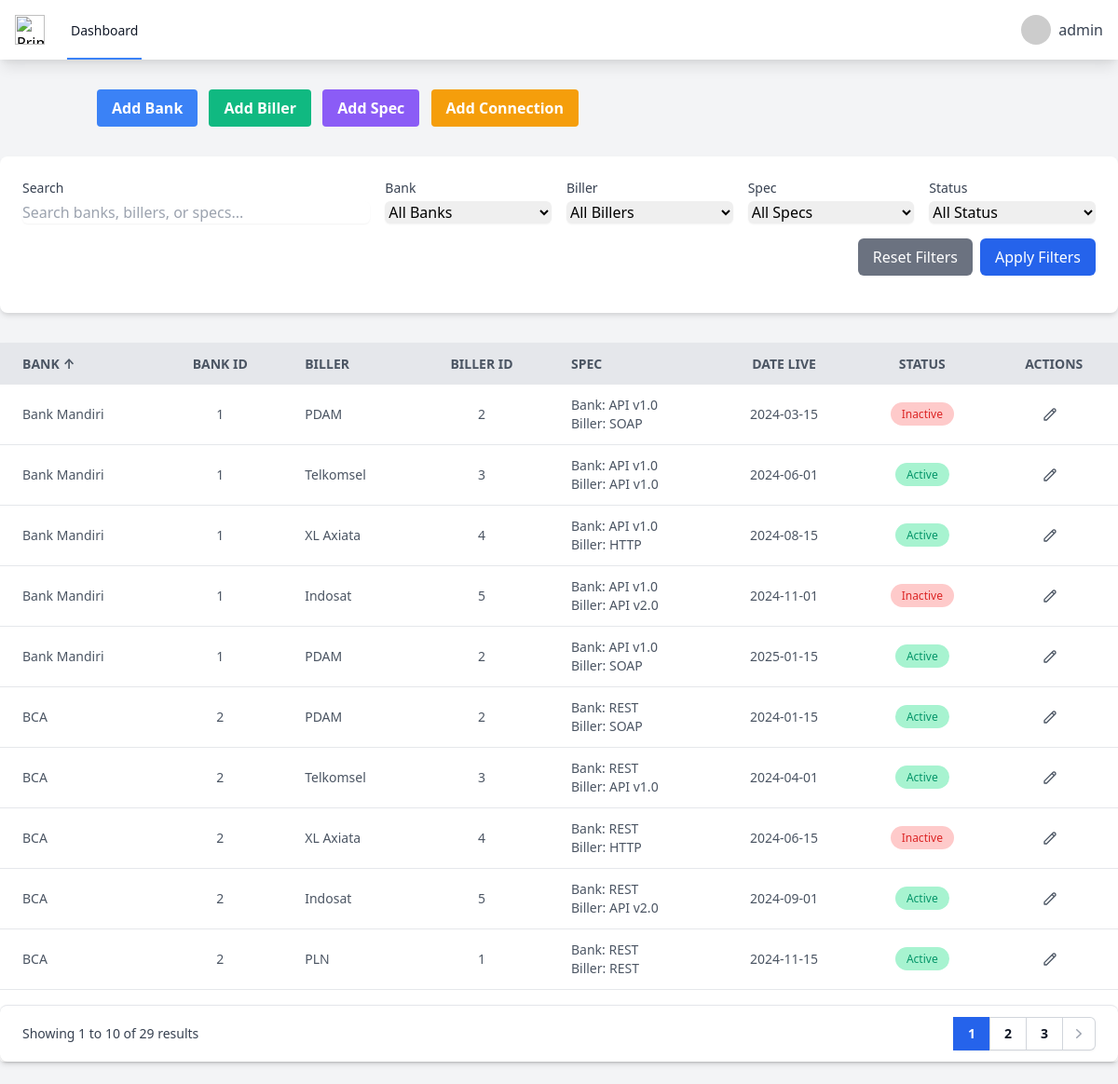
The page / (signed in) on the database its author committed.
### tables this page shows
CREATE TABLE `prima_data` (
    `id` int(11) NOT NULL AUTO_INCREMENT,
    `bank_id` int(11) NOT NULL,
    `biller_id` int(11) NOT NULL,
    `bank_spec_id` int(11) NOT NULL,
    `biller_spec_id` int(11) NOT NULL,
    `date_live` date NOT NULL,
    `status` enum('active','inactive') NOT NULL DEFAULT 'active',
    `notes` TEXT DEFAULT NULL,
    `created_by` INT NOT NULL,
    `updated_by` INT NOT NULL,
    `created_at` TIMESTAMP DEFAULT CURRENT_TIMESTAMP,
    `updated_at` TIMESTAMP DEFAULT CURRENT_TIMESTAMP ON UPDATE CURRENT_TIMESTAMP,
    PRIMARY KEY (`id`),
    FOREIGN KEY (bank_id) REFERENCES banks(id),
    FOREIGN KEY (biller_id) REFERENCES billers(id),
    FOREIGN KEY (bank_spec_id) REFERENCES specs(id),
    FOREIGN KEY (biller_spec_id) REFERENCES specs(id),
    FOREIGN KEY (created_by) REFERENCES users(id),
    FOREIGN KEY (updated_by) REFERENCES users(id)
);

CREATE TABLE `banks` (
    `id` int(11) NOT NULL AUTO_INCREMENT,
    `name` varchar(255) NOT NULL,
    `spec_id` INT NOT NULL,
    `created_by` INT NOT NULL,
    `created_at` TIMESTAMP DEFAULT CURRENT_TIMESTAMP,
    PRIMARY KEY (`id`),
    FOREIGN KEY (spec_id) REFERENCES specs(id),
    FOREIGN KEY (created_by) REFERENCES users(id)
);

CREATE TABLE `billers` (
    `id` int(11) NOT NULL AUTO_INCREMENT,
    `name` varchar(255) NOT NULL,
    `spec_id` INT NOT NULL,
    `created_by` INT NOT NULL,
    `created_at` TIMESTAMP DEFAULT CURRENT_TIMESTAMP,
    PRIMARY KEY (`id`),
    FOREIGN KEY (spec_id) REFERENCES specs(id),
    FOREIGN KEY (created_by) REFERENCES users(id)
);

CREATE TABLE `specs` (
    `id` int(11) NOT NULL AUTO_INCREMENT,
    `name` varchar(255) NOT NULL,
    `created_by` INT NOT NULL,
    `created_at` TIMESTAMP DEFAULT CURRENT_TIMESTAMP,
    PRIMARY KEY (`id`),
    FOREIGN KEY (created_by) REFERENCES users(id)
);

### includes/functions.php (called while the page is built, shortened)
<?php
function is_admin() {
    return isset($_SESSION['user_role']) && $_SESSION['user_role'] === 'admin';
}

### public/index.php (the view, shortened to what this page needs)
<?php
require_once '../includes/functions.php';
include '../includes/nav.php';
$database = new Database();
$pdo = $database->getConnection();
$is_admin = is_admin();
$search = isset($_GET['search']) ? $_GET['search'] : '';
$sort_by = isset($_GET['sort_by']) ? $_GET['sort_by'] : 'bank';
$sort = isset($_GET['sort']) ? strtolower($_GET['sort']) : 'asc';
$sort_columns = [
    'bank' => 'b.name',
    'biller' => 'bl.name',
    'spec' => 'bs.name',
    'date_live' => 'pd.date_live',
    'status' => 'pd.status'
];
$sort_column = $sort_columns[$sort_by] ?? 'b.name';
$items_per_page = 10;
$current_page = isset($_GET['page']) ? (int)$_GET['page'] : 1;
$offset = ($current_page - 1) * $items_per_page;
$sql = "SELECT pd.*,
        b.id as bank_id,
        b.name as bank_name,
        bl.id as biller_id,
        bl.name as biller_name,
        bs.name as bank_spec_name,
        bls.name as biller_spec_name,
        u.username as created_by_user,
        pd.status,
        pd.date_live
        FROM prima_data pd
        LEFT JOIN banks b ON pd.bank_id = b.id
        LEFT JOIN billers bl ON pd.biller_id = bl.id
        LEFT JOIN specs bs ON pd.bank_spec_id = bs.id
        LEFT JOIN specs bls ON pd.biller_spec_id = bls.id
        LEFT JOIN users u ON pd.created_by = u.id
        WHERE 1=1";
$count_sql = "SELECT COUNT(*) as total
              FROM prima_data pd
              LEFT JOIN banks b ON pd.bank_id = b.id
              LEFT JOIN billers bl ON pd.biller_id = bl.id
              LEFT JOIN specs bs ON pd.bank_spec_id = bs.id
              LEFT JOIN specs bls ON pd.biller_spec_id = bls.id
              LEFT JOIN users u ON pd.created_by = u.id
              WHERE 1=1";
$sql .= " ORDER BY " . $sort_column . " " . $sort;
$stmt = $pdo->prepare($count_sql);
$stmt->execute();
$total_items = $stmt->fetch(PDO::FETCH_ASSOC)['total'];
$total_pages = ceil($total_items / $items_per_page);
$sql .= " LIMIT :limit OFFSET :offset";
$stmt = $pdo->prepare($sql);
$stmt->bindValue(':limit', $items_per_page, PDO::PARAM_INT);
$stmt->bindValue(':offset', $offset, PDO::PARAM_INT);
$stmt->execute();
$result = $stmt->fetchAll(PDO::FETCH_ASSOC);
?>
<!DOCTYPE html>
<html lang="en">
<head>
    <link href="https://cdn.jsdelivr.net/npm/tailwindcss@2.2.19/dist/tailwind.min.css" rel="stylesheet">
</head>
<body class="bg-gray-100">
    <div class="container mx-auto px-4 py-8">
        <?php if ($is_admin): ?>
            <button onclick="toggleModal('Bank')" class="bg-blue-500 hover:bg-blue-700 text-white font-bold py-2 px-4 rounded inline-flex items-center mr-2" data-modal="bank">
                Add Bank
            </button>
            <button onclick="toggleModal('Biller')" class="bg-green-500 hover:bg-green-700 text-white font-bold py-2 px-4 rounded inline-flex items-center mr-2" data-modal="biller">
                Add Biller
            </button>
            <button onclick="toggleModal('Spec')" class="bg-purple-500 hover:bg-purple-700 text-white font-bold py-2 px-4 rounded inline-flex items-center mr-2" data-modal="spec">
                Add Spec
            </button>
            <button onclick="toggleModal('Connection')" class="bg-yellow-500 hover:bg-yellow-700 text-white font-bold py-2 px-4 rounded inline-flex items-center" data-modal="connection">
                Add Connection
            </button>
            </div>
        <?php endif; ?>
            <div class="bg-white p-6 rounded-lg shadow-md mb-8">
                <form method="get" action="" class="space-y-4" id="filterForm">
                    <div class="grid grid-cols-6 gap-4">
                        <div class="col-span-2">
                            <label for="search" class="block text-sm font-medium text-gray-700">Search</label>
                            <input type="text" id="search" name="search"
                                value="<?php echo htmlspecialchars($search); ?>"
                                placeholder="Search banks, billers, or specs..."
                                class="mt-1 block w-full rounded-md border-gray-300 shadow-sm focus:border-blue-500 focus:ring-blue-500">
                        </div>
                        <div>
                            <label for="bank_filter" class="block text-sm font-medium text-gray-700">Bank</label>
                            <select id="bank_filter" name="bank_filter" class="mt-1 block w-full rounded-md border-gray-300 shadow-sm">
                                <option value="">All Banks</option>
                            </select>
                        </div>
                        <div>
                            <label for="biller_filter" class="block text-sm font-medium text-gray-700">Biller</label>
                            <select id="biller_filter" name="biller_filter" class="mt-1 block w-full rounded-md border-gray-300 shadow-sm">
                                <option value="">All Billers</option>
                            </select>
                        </div>
                        <div>
                            <label for="spec_filter" class="block text-sm font-medium text-gray-700">Spec</label>
                            <select id="spec_filter" name="spec_filter" class="mt-1 block w-full rounded-md border-gray-300 shadow-sm">
                                <option value="">All Specs</option>
                            </select>
                        </div>
                        <div>
                            <label for="status_filter" class="block text-sm font-medium text-gray-700">Status</label>
                            <select id="status_filter" name="status_filter" class="mt-1 block w-full rounded-md border-gray-300 shadow-sm">
                                <option value="">All Status</option>
                            </select>
                        </div>
                    </div>
                    <div class="flex justify-end space-x-2">
                        <button type="button" onclick="resetFilters()"
                            class="px-4 py-2 bg-gray-500 text-white rounded-md hover:bg-gray-600">
                            Reset Filters
                        </button>
                        <button type="submit"
                            class="px-4 py-2 bg-blue-600 text-white rounded-md hover:bg-blue-700">
                            Apply Filters
                        </button>
                    </div>
                </form>
            </div>
            <div class="bg-white shadow-md rounded my-6">
                <table class="min-w-max w-full table-auto">
                    <thead>
                        <tr class="bg-gray-200 text-gray-600 uppercase text-sm leading-normal">
                            <th class="py-3 px-6 text-left">
                                <a href="?sort_by=bank&sort=<?php echo $sort_by == 'bank' && $sort == 'asc' ? 'desc' : 'asc'; ?>" class="flex items-center">
                                    Bank
                                    <?php if ($sort_by == 'bank'): ?>
                                        <span class="ml-1"><?php echo $sort == 'asc' ? '↑' : '↓'; ?></span>
                                    <?php endif; ?>
                                </a>
                            </th>
                            <th class="py-3 px-6 text-center">Bank ID</th>
                            <th class="py-3 px-6 text-left">
                                <a href="?sort_by=biller&sort=<?php echo $sort_by == 'biller' && $sort == 'asc' ? 'desc' : 'asc'; ?>" class="flex items-center">
                                    Biller
                                </a>
                            </th>
                            <th class="py-3 px-6 text-center">Biller ID</th>
                            <th class="py-3 px-6 text-left">
                                <a href="?sort_by=spec&sort=<?php echo $sort_by == 'spec' && $sort == 'asc' ? 'desc' : 'asc'; ?>" class="flex items-center">
                                    Spec
                                </a>
                            </th>
                            <th class="py-3 px-6 text-center">Date Live</th>
                            <th class="py-3 px-6 text-center">Status</th>
                            <?php if ($is_admin): ?>
                            <th class="py-3 px-6 text-center">Actions</th>
                            <?php endif; ?>
                        </tr>
                    </thead>
                    <tbody class="text-gray-600 text-sm font-light">
                        <?php if (!empty($result)): ?>
                            <?php foreach ($result as $row): ?>
                                <tr class="border-b border-gray-200 hover:bg-gray-100">
                                <td class="py-3 px-6 text-left"><?php echo htmlspecialchars($row['bank_name']); ?></td>
                                <td class="py-3 px-6 text-center"><?php echo htmlspecialchars($row['bank_id']); ?></td>
                                <td class="py-3 px-6 text-left"><?php echo htmlspecialchars($row['biller_name']); ?></td>
                                <td class="py-3 px-6 text-center"><?php echo htmlspecialchars($row['biller_id']); ?></td>
                                <td class="py-3 px-6 text-left">
                                        Bank: <?php echo htmlspecialchars($row['bank_spec_name']); ?><br>
                                        Biller: <?php echo htmlspecialchars($row['biller_spec_name']); ?>
                                    </td>
                                    <td class="py-3 px-6 text-center"><?php echo htmlspecialchars($row['date_live']); ?></td>
                                    <td class="py-3 px-6 text-center">
                                        <span class="<?php echo $row['status'] == 'active' ? 'bg-green-200 text-green-600' : 'bg-red-200 text-red-600'; ?> py-1 px-3 rounded-full text-xs">
                                            <?php echo htmlspecialchars(ucfirst($row['status'])); ?>
                                        </span>
                                    </td>
                                    <?php if ($is_admin): ?>
                                        <td class="py-3 px-6 text-center">
                                            <div class="flex item-center justify-center">
                                                <a href="edit_connection.php?id=<?php echo $row['id']; ?>"
                                                    class="w-4 mr-2 transform hover:text-purple-500 hover:scale-110">
                                                    <svg xmlns="http://www.w3.org/2000/svg" fill="none" viewBox="0 0 24 24" stroke="currentColor">
                                                        <path stroke-linecap="round" stroke-linejoin="round" stroke-width="2" d="M15.232 5.232l3.536 3.536m-2.036-5.036a2.5 2.5 0 113.536 3.536L6.5 21.036H3v-3.572L16.732 3.732z" />
                                                    </svg>
                                                </a>
                                            </div>
                                        </td>
                                    <?php endif; ?>
                                </tr>
                            <?php endforeach; ?>
                        <?php else: ?>
                            <tr>
                                <td colspan="<?php echo $is_admin ? '6' : '5'; ?>" class="py-3 px-6 text-center">No data found</td>
                            </tr>
                        <?php endif; ?>
                    </tbody>
                </table>
                <?php if ($total_pages > 1): ?>
                    <div class="flex items-center justify-between border-t border-gray-200 bg-white px-4 py-3 sm:px-6 mt-4 rounded-lg shadow">
                        <div class="hidden sm:flex sm:flex-1 sm:items-center sm:justify-between">
                            <div>
                                <p class="text-sm text-gray-700">
                                    Showing
                                    <span class="font-medium"><?php echo $offset + 1; ?></span>
                                    to
                                    <span class="font-medium"><?php echo min($offset + $items_per_page, $total_items); ?></span>
                                    of
                                    <span class="font-medium"><?php echo $total_items; ?></span>
                                    results
                                </p>
                            </div>
                            <div>
                                <nav class="isolate inline-flex -space-x-px rounded-md shadow-sm" aria-label="Pagination">
                                    <?php
                                    $range = 2;
                                    for ($i = max(1, $current_page - $range); $i <= min($total_pages, $current_page + $range); $i++):
                                    ?>
                                        <a href="?<?php echo http_build_query(array_merge($_GET, ['page' => $i])); ?>"
                                        class="relative inline-flex items-center px-4 py-2 text-sm font-semibold <?php echo $i === $current_page ? 'bg-blue-600 text-white focus:z-20 focus-visible:outline focus-visible:outline-2 focus-visible:outline-offset-2 focus-visible:outline-blue-600' : 'text-gray-900 ring-1 ring-inset ring-gray-300 hover:bg-gray-50 focus:z-20 focus:outline-offset-0'; ?>">
                                            <?php echo $i; ?>
                                        </a>
                                    <?php endfor; ?>
                                    <?php if ($current_page < $total_pages): ?>
                                        <a href="?page=<?php echo $current_page + 1; ?>&<?php echo http_build_query(array_merge($_GET, ['page' => ($current_page + 1)])); ?>"
                                        class="relative inline-flex items-center rounded-r-md px-2 py-2 text-gray-400 ring-1 ring-inset ring-gray-300 hover:bg-gray-50 focus:z-20 focus:outline-offset-0">
                                            <svg class="h-5 w-5" viewBox="0 0 20 20" fill="currentColor" aria-hidden="true">
                                                <path fill-rule="evenodd" d="M7.21 14.77a.75.75 0 01.02-1.06L11.168 10 7.23 6.29a.75.75 0 111.04-1.08l4.5 4.25a.75.75 0 010 1.08l-4.5 4.25a.75.75 0 01-1.06-.02z" clip-rule="evenodd" />
                                            </svg>
                                        </a>
                                    <?php endif; ?>
                                </nav>
                            </div>
                        </div>
                    </div>
                <?php endif; ?>
            </div>
</body>
</html>

### rows shown on the page
prima_data: bank.name "Bank Mandiri", bank "1", biller.name "PDAM", biller "2", bank_spec.name "API v1.0", biller_spec.name "SOAP", date_live "2024-03-15", status "Inactive"
prima_data: bank.name "Bank Mandiri", bank "1", biller.name "Telkomsel", biller "3", bank_spec.name "API v1.0", date_live "2024-06-01", status "Active"
prima_data: bank.name "Bank Mandiri", bank "1", biller.name "XL Axiata", biller "4", bank_spec.name "API v1.0", biller_spec.name "HTTP", date_live "2024-08-15", status "Active"
prima_data: bank.name "Bank Mandiri", bank "1", biller.name "Indosat", biller "5", bank_spec.name "API v1.0", biller_spec.name "API v2.0", date_live "2024-11-01", status "Inactive"
prima_data: bank.name "Bank Mandiri", bank "1", biller.name "PDAM", biller "2", bank_spec.name "API v1.0", biller_spec.name "SOAP", date_live "2025-01-15", status "Active"
prima_data: bank.name "BCA", bank "2", biller.name "PDAM", biller "2", bank_spec.name "REST", biller_spec.name "SOAP", date_live "2024-01-15", status "Active"
prima_data: bank.name "BCA", bank "2", biller.name "Telkomsel", biller "3", bank_spec.name "REST", biller_spec.name "API v1.0", date_live "2024-04-01", status "Active"
prima_data: bank.name "BCA", bank "2", biller.name "XL Axiata", biller "4", bank_spec.name "REST", biller_spec.name "HTTP", date_live "2024-06-15", status "Inactive"
prima_data: bank.name "BCA", bank "2", biller.name "Indosat", biller "5", bank_spec.name "REST", biller_spec.name "API v2.0", date_live "2024-09-01", status "Active"
prima_data: bank.name "BCA", bank "2", biller.name "PLN", biller "1", bank_spec.name "REST", date_live "2024-11-15", status "Active"

### other values the page prints
$_SESSION['username'] "admin"
$offset + 1 "1"
min($offset + $items_per_page, $total_items) "10"
$total_items "29"
